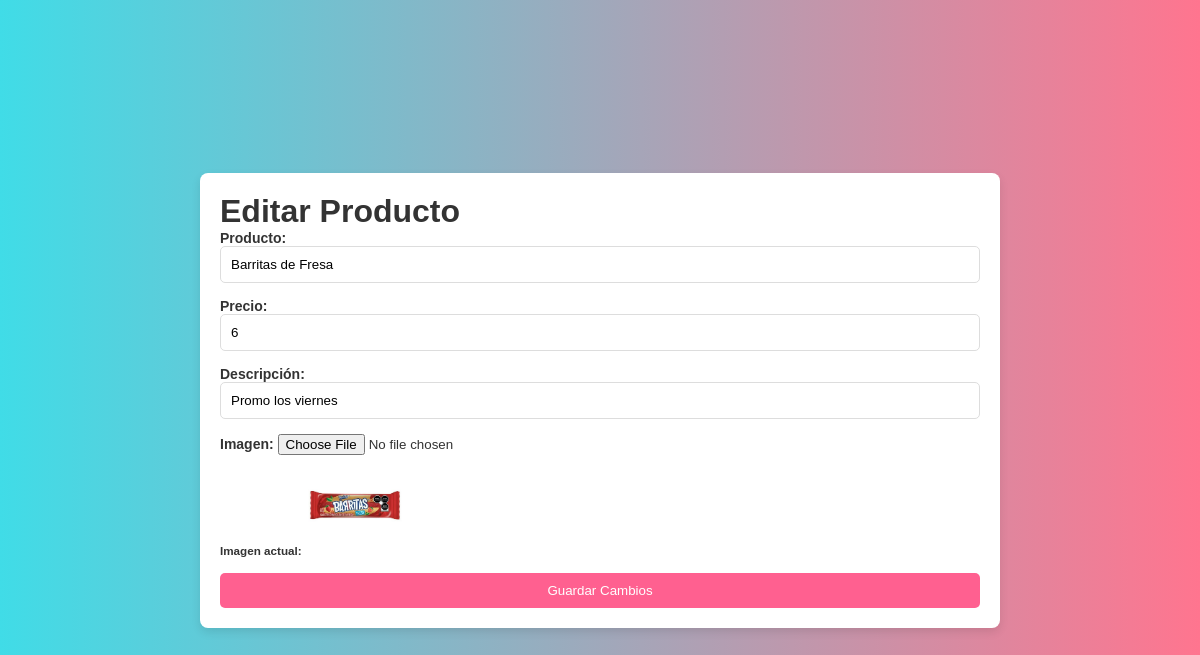
/tiendacinco.com/administrador/editarProducto.php?id=8, run on the app's committed database.
### tables this page shows
CREATE TABLE `productos` (
  `Producto` varchar(50) NOT NULL,
  `Precio` int(50) NOT NULL,
  `Otro` varchar(50) NOT NULL,
  `Imagenes` varchar(50) NOT NULL,
  `id` int(11) NOT NULL
);

### tiendacinco.com/administrador/editarProducto.php (the view, shortened to what this page needs)
<?php
require_once('../conection/cnx.php');
$id = intval($_GET['id']);
$query = "SELECT * FROM productos WHERE id=$id";
$result = mysqli_query($cnx, $query) or die(mysqli_error($cnx));
$product = mysqli_fetch_assoc($result);
?>
<!DOCTYPE html>
<html lang="es">
<head>
    <link rel="stylesheet" href="../css/controlPanel.css">
</head>
<body>
    <main class="container">
        <h1>Editar Producto</h1>
        <form method="post" enctype="multipart/form-data">
            <label>Producto:
                <input type="text" name="producto" value="<?php echo htmlspecialchars($product['Producto'], ENT_QUOTES, 'UTF-8'); ?>" required>
            </label>
            <label>Precio:
                <input type="number" step="0.01" name="precio" value="<?php echo $product['Precio']; ?>" required>
            </label>
            <label>Descripción:
                <input type="text" name="otro" value="<?php echo htmlspecialchars($product['Otro'], ENT_QUOTES, 'UTF-8'); ?>" required>
            </label>
            <label>Imagen:
                <input type="file" name="imagenes" accept="image/*">
                <br>
                <small>Imagen actual: </small>
                <img src="../plantilla/<?php echo htmlspecialchars($product['Imagenes'], ENT_QUOTES, 'UTF-8'); ?>" alt="Imagen Actual" width="100">
            </label>
            <button type="submit" class="button">Guardar Cambios</button>
        </form>
    </main>
</body>
</html>

### tiendacinco.com/css/controlPanel.css (style rules this page uses)
* { margin: 0; padding: 0; box-sizing: border-box; font-family: Arial, sans-serif; }
body { background: linear-gradient(to right, #40dce7, #ff758f); color: #333; min-height: 100vh; display: flex; justify-content: center; align-items: center; }
.container { background: #fff; border-radius: 8px; box-shadow: 0px 4px 10px rgba(0, 0, 0, 0.1); padding: 20px; width: 90%; max-width: 800px; margin: 20px auto; overflow-x: auto; }
form { display: flex; flex-direction: column; gap: 15px; }
form label { font-weight: bold; font-size: 14px; }
form input[type="text"], form input[type="number"] { width: 100%; padding: 10px; border: 1px solid #ddd; border-radius: 5px; transition: border 0.3s; }
form button { background: #ff6090; color: #fff; padding: 10px 15px; border: none; border-radius: 5px; cursor: pointer; transition: background 0.3s; }

### data on the page
productos: producto "Barritas de Fresa", precio "6", otro "Promo los viernes", Imagenes (picture)
